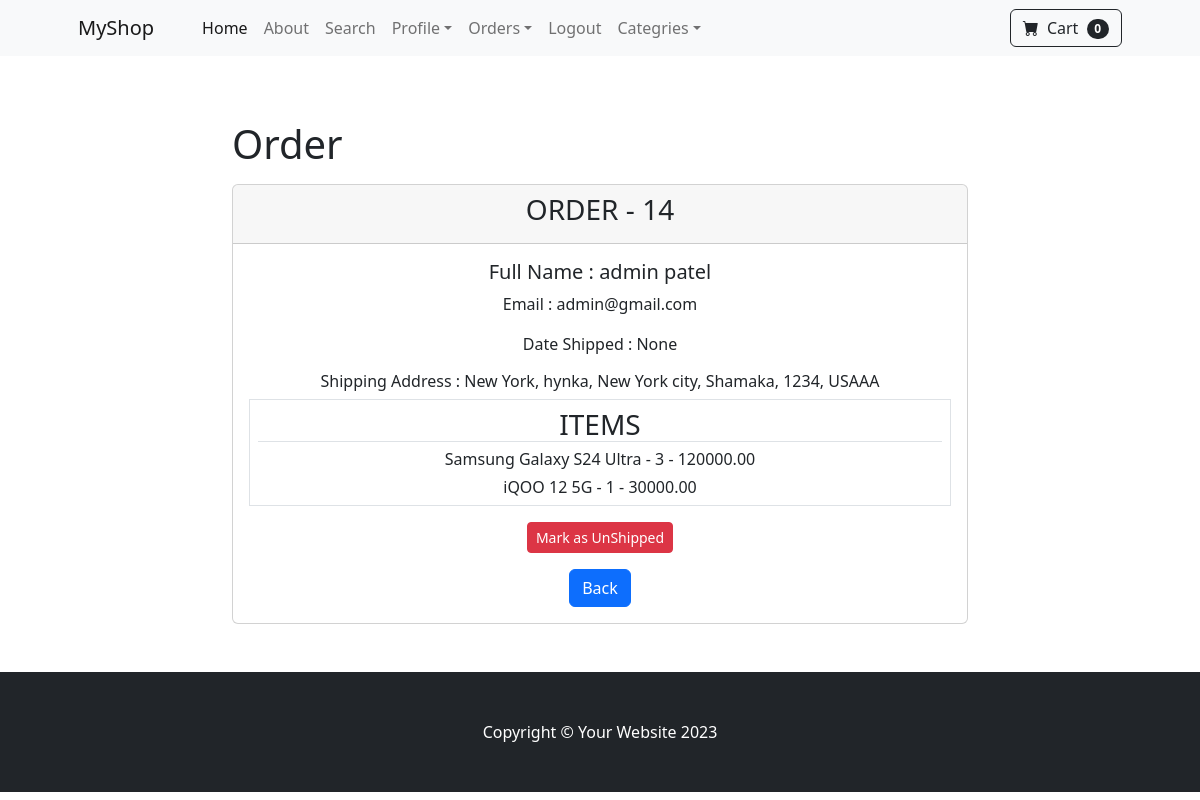
The app's page /payment/orders/14 (signed in), older data.
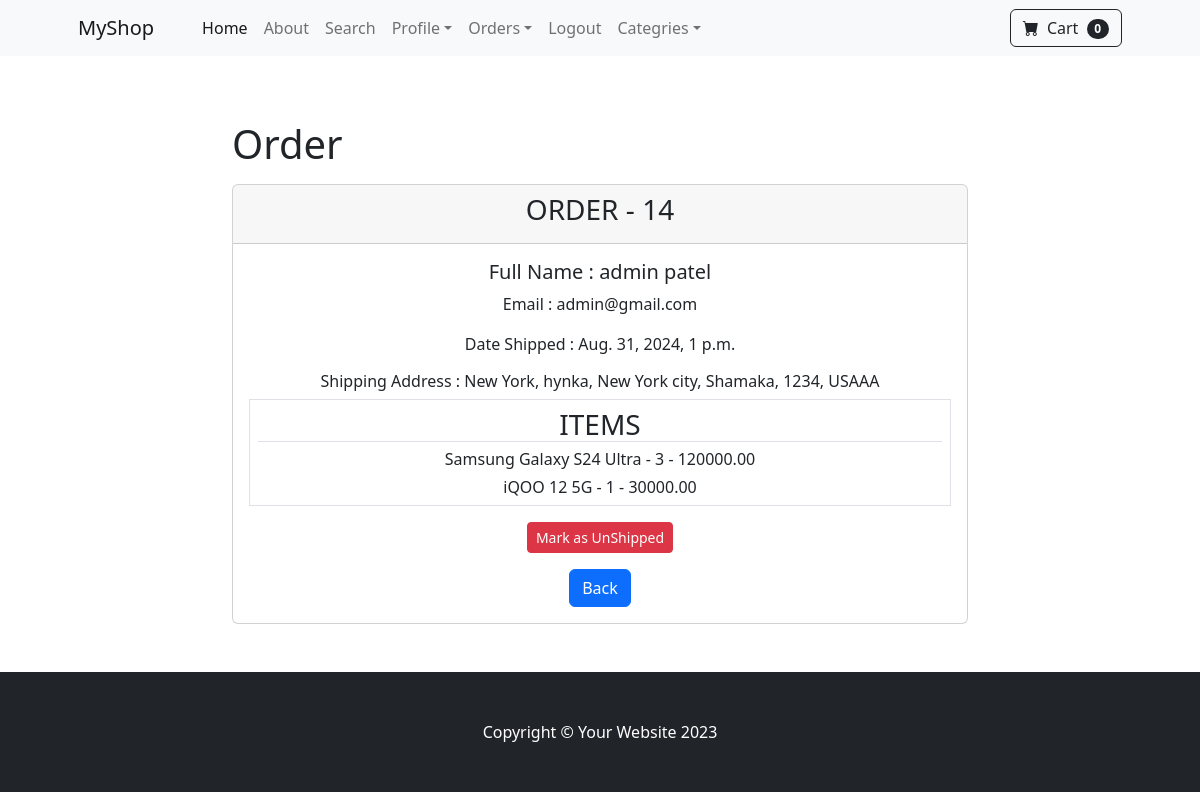
The same page, newer data.
### payment/models.py (models this page shows)
class Order(models.Model):
    user = models.ForeignKey(User, on_delete=models.CASCADE,blank=True,null=True)
    full_name = models.CharField(max_length=250)
    email = models.EmailField(max_length=100)
    shipping_address = models.CharField(max_length=10000)
    paid_amount = models.DecimalField(max_digits=10, decimal_places=2)
    order_date = models.DateTimeField(auto_now_add=True)
    shipping_status = models.BooleanField(default=False)
    date_shipped = models.DateTimeField(blank=True, null=True)
    def __str__(self):
        return f"Order - {str(self.id)}"

### payment/views.py (the view, shortened to what this page needs)
# urls.py: path('orders/<int:pk>', views.orders, name='orders'),
def orders(request,pk):
    if request.user.is_authenticated and request.user.is_superuser:
        orders = Order.objects.get(id=pk)
        print(orders)
        order_items = OrderItem.objects.filter(order=pk)
        return render(request, 'payment/orders.html', {"items": order_items , "orders": orders})
    else:
        messages.success(request, ('Access Denied'))
        return redirect('home')

### cart/cart.py (called while the page is built)
    def __len__(self):
        return len(self.cart)

### cart/context_processors.py (called while the page is built)
def cart(request):
    return {'cart':Cart(request)}

### shop/models.py (called while the page is built)
    def __str__(self):
        return self.name

### payment/templates/payment/orders.html (shortened to what this page needs)
{% extends 'base.html' %}
{% block content %}
<div class="container my-5 ">
    <div class="row justify-content-center">
        <div class="col-8">
            <h1 class="my-3">Order</h1>
                <div class="card text-center">
                    <div class="card-header">
                     <h3>ORDER - {{ orders.id }}</h3>
                    </div>
                    <div class="card-body">
                        <h5 class="card-title">Full Name : {{ orders.full_name }}</h5>
                        <p class="card-text">Email : {{ orders.email }} </p>
                        {% if orders.shipping_status %}
                            <p class="card-text">Date Shipped : {{ orders.date_shipped }} </p>
                        {% else %}
                            <p class="card-text">Date Ordered : {{ orders.order_date }} </p>
                        {% endif %}
                        <h6 class="card-text " >Shipping Address : {{ orders.shipping_address }} </h6>
                        <div class="border p-2 mt-2">
                            <h3 class="card-text border-bottom"> ITEMS </h3>
                            {% for item in items %}
                            <h6 class="card-text"> {{ item.product }} - {{ item.quantity }} - {{ item.price }}</h6>
                            {% endfor %}
                        </div>
                        {% if orders.shipping_status %}
                        <form method="POST">
                            <button class="btn btn-sm btn-danger mt-3" type="submit" >Mark as UnShipped</button>
                        </form>
                        <a class="btn btn-primary mt-3" href="{% url 'shipping_dash' %}">Back</a>
                        {% endif %}
                    </div>
                </div>
        </div>
    </div>
</div>
{% endblock content %}

Row changes from the older to the newer data that the page shows:
changed Order "admin patel": date_shipped "None" → "Aug. 31, 2024, 1 p.m."
